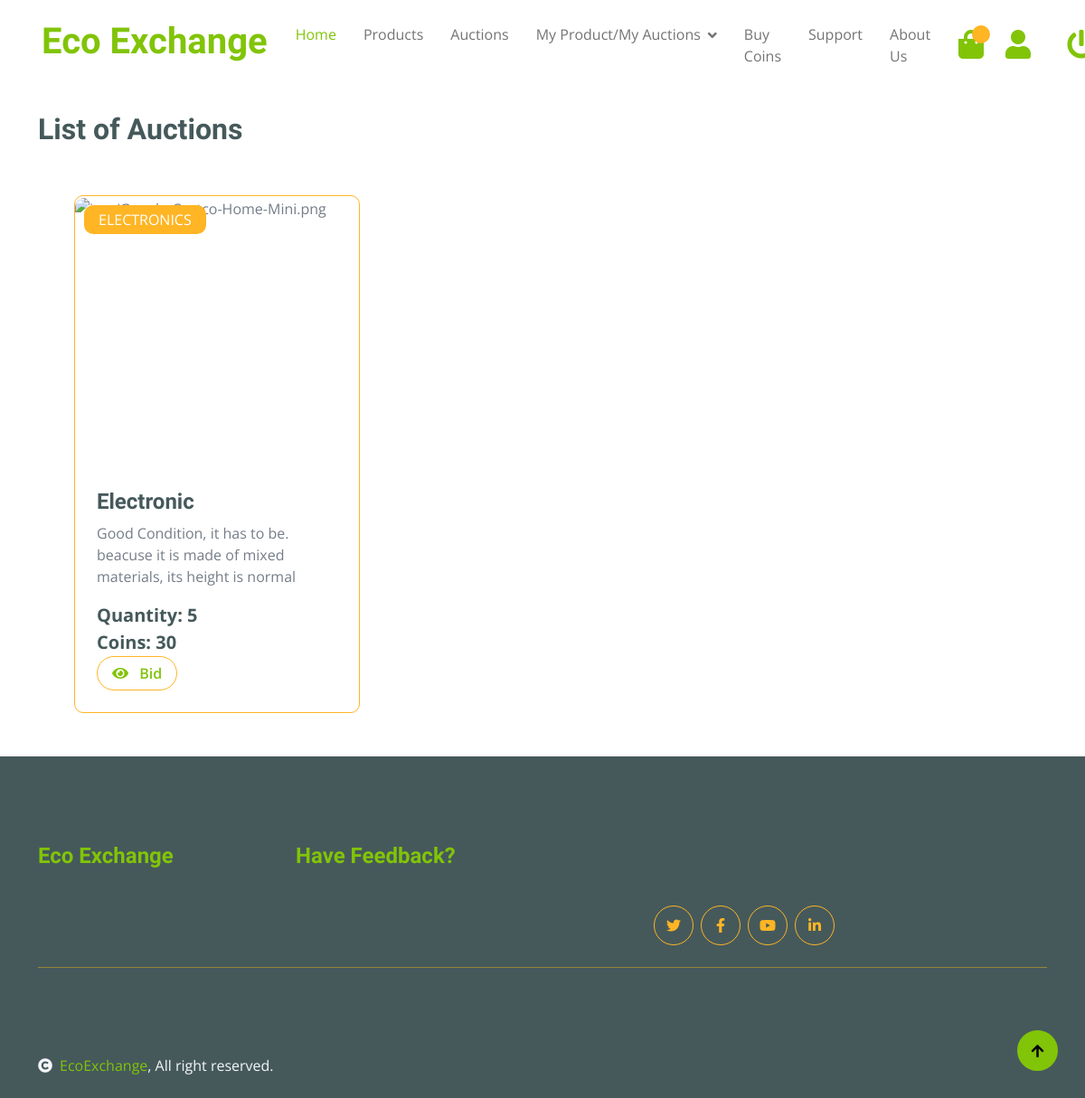
/all_auctions/ (signed in), run on an earlier commit of the app's database.
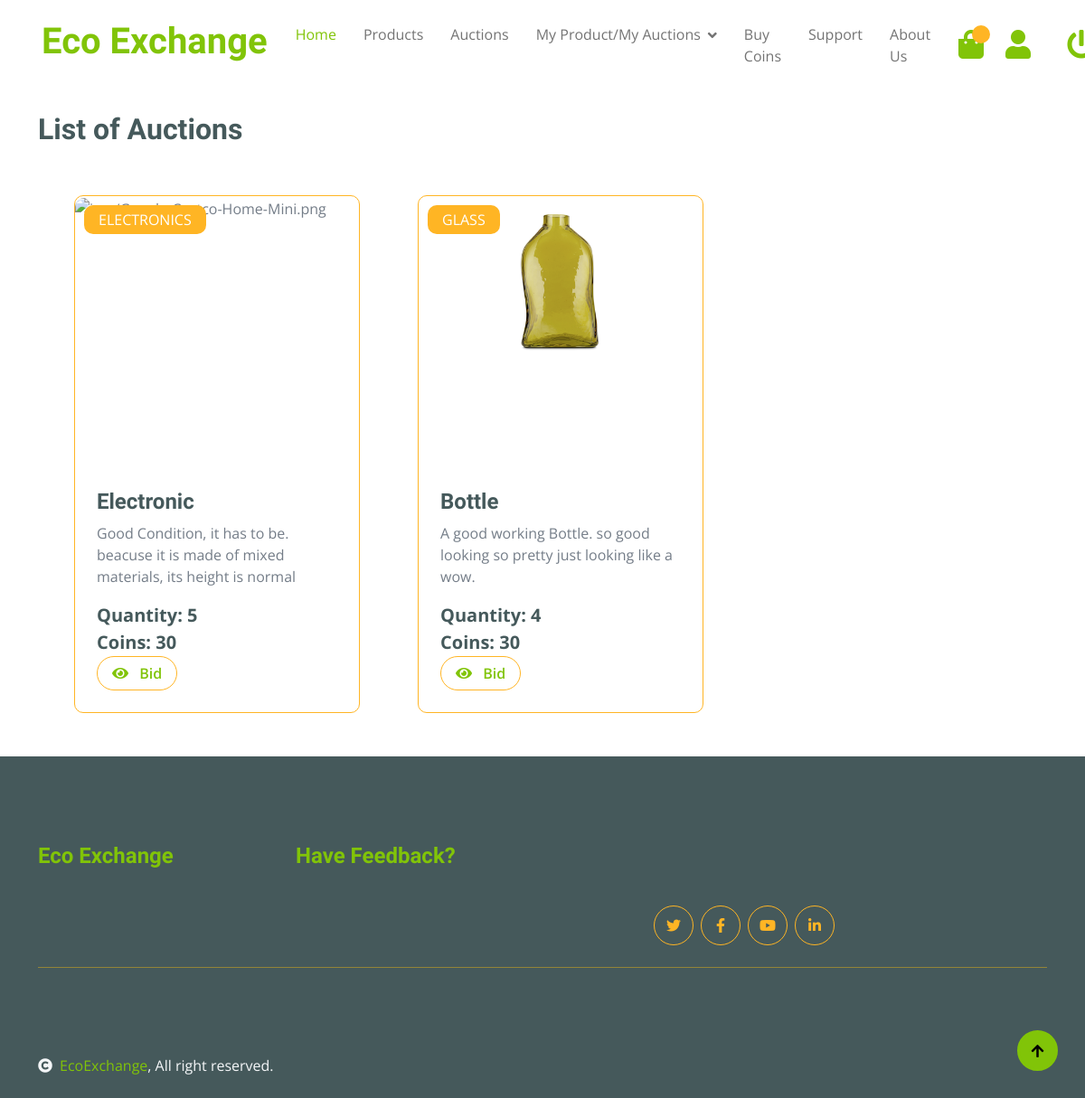
And on a later commit of the database.
### product/models.py (models this page shows, shortened)
class Auction(models.Model):
    product = models.OneToOneField(Product, on_delete=models.CASCADE)
    current_bid = models.DecimalField(max_digits=10, decimal_places=2, default=0)
    current_winner = models.ForeignKey(Member, on_delete=models.SET_NULL, null=True, blank=True)
    start_time = models.DateTimeField()
    end_time = models.DateTimeField()

class Product(models.Model):
    CATEGORY_CHOICES = [
        ('PAPER', 'Paper'),
        ('PLASTIC', 'Plastic'),
        ('GLASS', 'Glass'),
        ('METAL', 'Metal'),
        ('ELECTRONICS', 'Electronics'),
        ('ORGANIC', 'Organic'),
        ('TEXTILES', 'Textiles'),
        ('BATTERIES', 'Batteries'),
        ('WOOD', 'Wood'),
        ('RUBBER', 'Rubber'),
        ('MIXED_MATERIALS', 'Mixed Materials'),
    ]
    product_id = models.AutoField(primary_key=True)
    product_name = models.CharField(max_length=255)
    product_description = models.TextField()
    image = models.ImageField(upload_to='img/')
    quantity = models.IntegerField(validators=[MinValueValidator(1)])
    price = models.IntegerField(validators=[MinValueValidator(1)])
    category = models.CharField(max_length=50, choices=CATEGORY_CHOICES)
    user = models.ForeignKey(Member, on_delete=models.CASCADE)

### product/views.py (the view)
class AuctionAllListView(LoginRequiredMixin, ListView):
    model = Auction
    template_name = 'product/all_auctions.html'
    context_object_name = 'all_auctions'
    def get_queryset(self):
        user = self.request.user
        current_time = timezone.now()
        return Auction.objects.exclude(product__user=user).filter(end_time__gt=current_time)
    def get_context_data(self, **kwargs):
        context = super().get_context_data(**kwargs)
        context['auctions'] = self.get_queryset()
        return context

### product/templates/product/all_auctions.html
{% extends 'product/base.html' %}
{% block body %}
<div class="container mt-4">
    <div class="row">
        <div class="col-lg-12">
            <h2 class="mb-4">List of Auctions</h2>
            <div class="row g-4">
                {% for auction in auctions %}
                    <div class="col-md-6 col-lg-6 col-xl-4 fruite-item">
                        <div class="rounded position-relative div-left-space border border-secondary">
                            <div class="fruite-img image-container">
                                <img src="{{ auction.product.image.url }}" alt="{{ auction.product.image }}" class="img-fluid w-100 rounded-top">
                            </div>
                            <div class="text-white bg-secondary px-3 py-1 rounded position-absolute" style="top: 10px; left: 10px;">{{ auction.product.category }}</div>
                            <div class="p-4">
                                <h4>{{ auction.product.product_name }}</h4>
                                <p>{{ auction.product.product_description }}</p>
                                <p class="text-dark fs-5 fw-bold mb-0">Quantity: {{ auction.product.quantity }}</p>
                                <p class="text-dark fs-5 fw-bold mb-0">Coins: {{ auction.product.price }}</p>
                                <div class="d-flex justify-content-between flex-lg-wrap">
                                    <a href="{% url 'auction_view' auction.product.product_id %}" class="btn border border-secondary rounded-pill px-3 text-primary">
                                        <i class="fa fa-eye me-2 text-primary"></i> Bid
                                    </a>
                                </div>
                            </div>
                        </div>
                    </div>
                {% empty %}
                    <p>No auctions available.</p>
                {% endfor %}
            </div>
        </div>
    </div>
</div>
{% endblock %}

What changed in the data, as far as the page shows it:
added Auction: product.image (picture), product.category "GLASS", product.product_name "Bottle", product.product_description "A good working Bottle. so good looking so pretty just looking like a wow.", product.quantity "4", product.price "30"
